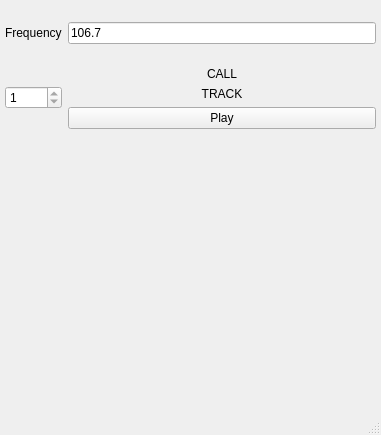
<?xml version="1.0" encoding="UTF-8"?>
<ui version="4.0">
 <class>MainWindow</class>
 <widget class="QMainWindow" name="MainWindow">
  <property name="geometry">
   <rect>
    <x>0</x>
    <y>0</y>
    <width>381</width>
    <height>435</height>
   </rect>
  </property>
  <property name="windowTitle">
   <string>NRSC5 GUI++</string>
  </property>
  <widget class="QWidget" name="centralwidget">
   <widget class="QWidget" name="gridLayoutWidget">
    <property name="geometry">
     <rect>
      <x>0</x>
      <y>0</y>
      <width>381</width>
      <height>151</height>
     </rect>
    </property>
    <layout class="QGridLayout" name="gridLayout">
     <property name="leftMargin">
      <number>5</number>
     </property>
     <property name="topMargin">
      <number>5</number>
     </property>
     <property name="rightMargin">
      <number>5</number>
     </property>
     <property name="bottomMargin">
      <number>5</number>
     </property>
     <item row="1" column="1">
      <widget class="QLineEdit" name="frequencyStr">
       <property name="text">
        <string>106.7</string>
       </property>
      </widget>
     </item>
     <item row="1" column="0">
      <widget class="QLabel" name="label">
       <property name="text">
        <string>Frequency</string>
       </property>
      </widget>
     </item>
     <item row="2" column="1">
      <layout class="QVBoxLayout" name="verticalLayout">
       <item>
        <widget class="QLabel" name="callsignLab">
         <property name="text">
          <string>CALL</string>
         </property>
         <property name="textFormat">
          <enum>Qt::RichText</enum>
         </property>
         <property name="alignment">
          <set>Qt::AlignBottom|Qt::AlignHCenter</set>
         </property>
        </widget>
       </item>
       <item>
        <widget class="QLabel" name="trackLab">
         <property name="text">
          <string>TRACK</string>
         </property>
         <property name="alignment">
          <set>Qt::AlignHCenter|Qt::AlignTop</set>
         </property>
        </widget>
       </item>
       <item>
        <widget class="QPushButton" name="playButton">
         <property name="text">
          <string>Play</string>
         </property>
        </widget>
       </item>
      </layout>
     </item>
     <item row="2" column="0">
      <widget class="QSpinBox" name="channelSelection">
       <property name="minimum">
        <number>1</number>
       </property>
       <property name="maximum">
        <number>1</number>
       </property>
      </widget>
     </item>
    </layout>
   </widget>
   <widget class="QLabel" name="imageDisplay">
    <property name="geometry">
     <rect>
      <x>100</x>
      <y>170</y>
      <width>200</width>
      <height>200</height>
     </rect>
    </property>
    <property name="text">
     <string/>
    </property>
   </widget>
  </widget>
  <widget class="QMenuBar" name="menubar">
   <property name="geometry">
    <rect>
     <x>0</x>
     <y>0</y>
     <width>381</width>
     <height>30</height>
    </rect>
   </property>
  </widget>
  <widget class="QStatusBar" name="statusBar"/>
 </widget>
 <resources/>
 <connections/>
</ui>
